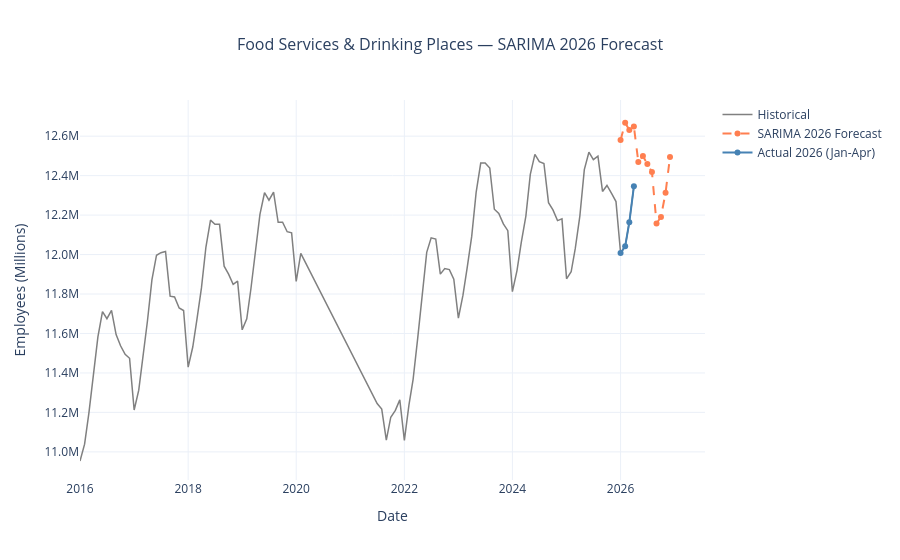

Notebook source saved alongside this figure:
### Code cell
# --- Forward Forecast: 2026 ---
# Retrain SARIMA on full series
full_series = df_interp['employed']
full_series.index = pd.DatetimeIndex(full_series.index, freq='MS')

sarima_final = SARIMAX(
    full_series,
    order=(1, 1, 1),
    seasonal_order=(1, 1, 1, 12)
).fit(disp=False)

forecast_index = pd.date_range(start='2026-01-01', periods=12, freq='MS')
sarima_2026 = sarima_final.forecast(12)
sarima_2026.index = forecast_index

fig = go.Figure()

# Historical series
fig.add_trace(go.Scatter(
    x=full_series.index, y=full_series.values,
    mode='lines', name='Historical',
    line=dict(color='gray', width=1.5),
    hovertemplate='%{x|%b %Y}: %{customdata}<extra></extra>',
    customdata=[f'{v/1_000_000:.2f}M' for v in full_series.values]
))

# 2026 forecast
fig.add_trace(go.Scatter(
    x=sarima_2026.index, y=sarima_2026.values,
    mode='lines+markers', name='SARIMA 2026 Forecast',
    line=dict(color='coral', width=2, dash='dash'),
    marker=dict(size=6),
    hovertemplate='%{x|%b %Y}: %{customdata}<extra></extra>',
    customdata=[f'{v/1_000_000:.2f}M' for v in sarima_2026.values]
))

# Actual Jan-Mar 2026 for immediate validation
actual_2026 = df_interp[df_interp.index >= '2026-01-01']['employed']
fig.add_trace(go.Scatter(
    x=actual_2026.index, y=actual_2026.values,
    mode='lines+markers', name='Actual 2026 (Jan-Apr)',
    line=dict(color='steelblue', width=2),
    marker=dict(size=6),
    hovertemplate='%{x|%b %Y}: %{customdata}<extra></extra>',
    customdata=[f'{v/1_000_000:.2f}M' for v in actual_2026.values]
))

fig.update_layout(
    title=dict(text='Food Services & Drinking Places — SARIMA 2026 Forecast',
               x=0.5, font=dict(size=16)),
    xaxis_title='Date',
    yaxis_title='Employees (Millions)',
    yaxis=dict(
        tickvals=list(range(11_000_000, 13_500_000, 200_000)),
        ticktext=[f'{v/1_000_000:.1f}M' for v in range(11_000_000, 13_500_000, 200_000)]
    ),
    template='plotly_white',
    hovermode='x unified'
)

fig.show()
